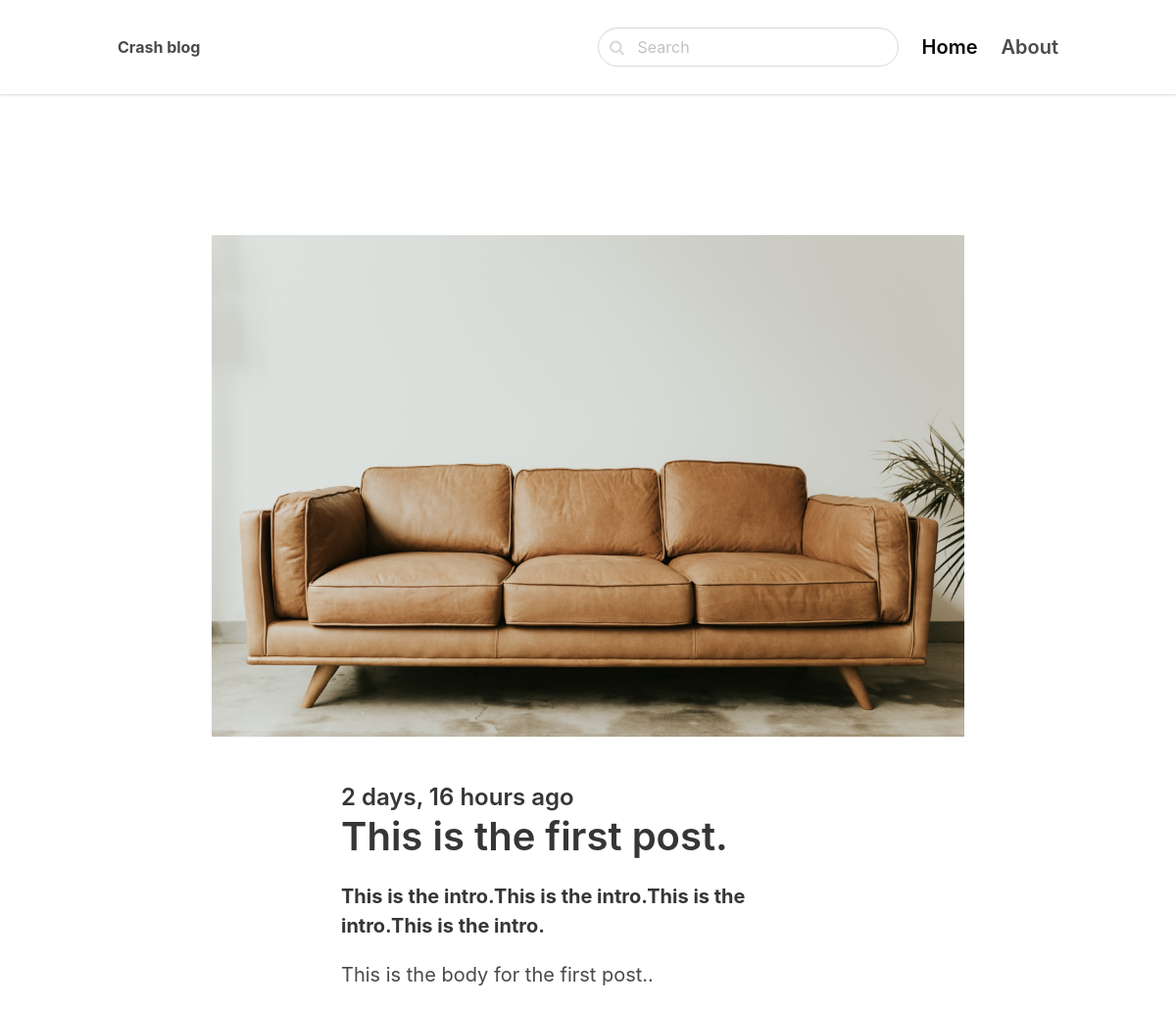
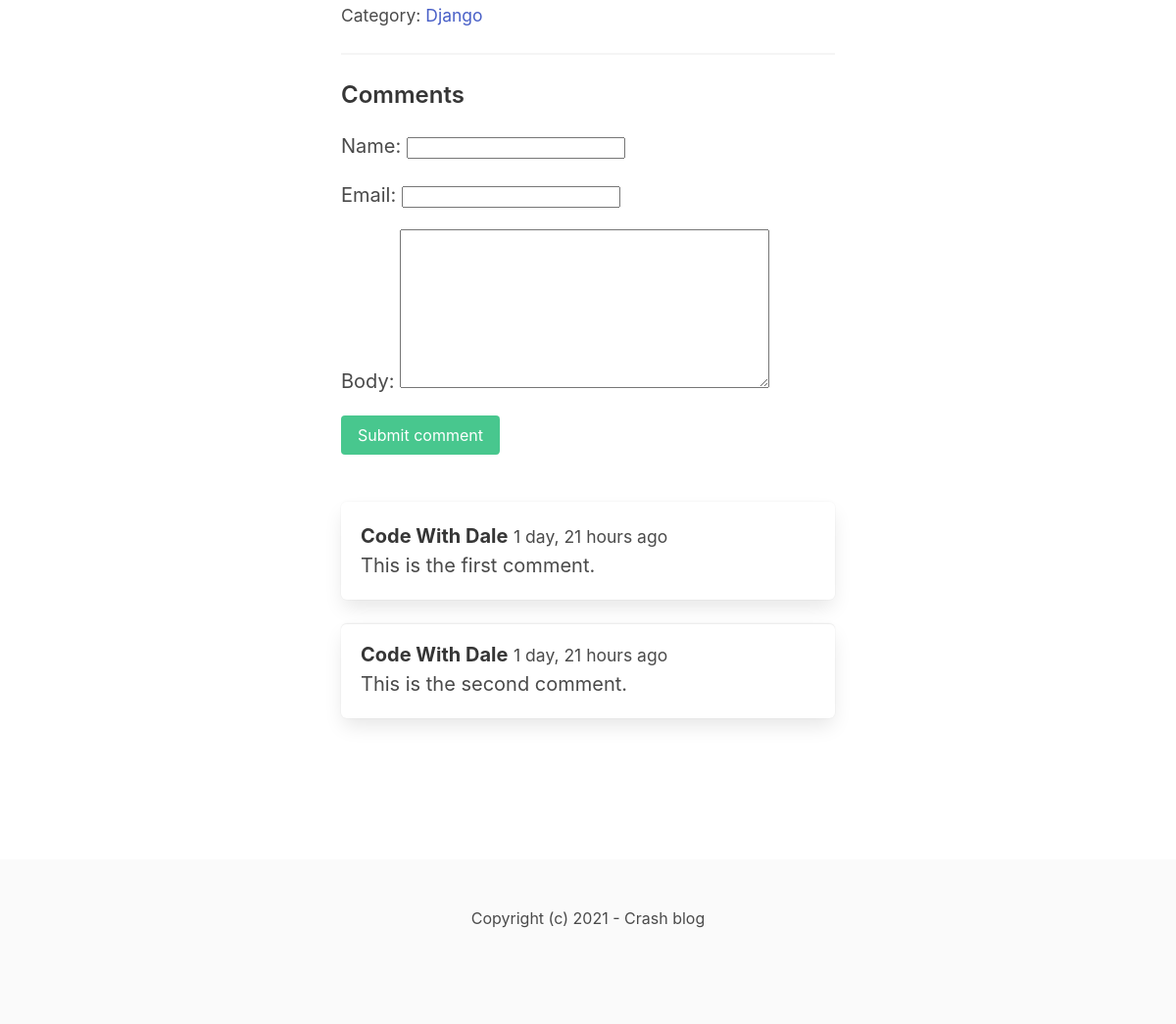
Page /django/this-is-the-first-post/ on the committed database (2 pictures, top to bottom).
### blog/models.py (models this page shows, shortened)
class Post(models.Model):
    ACTIVE = 'active'
    DRAFT = 'draft'
    CHOICES_STATUS = (
        (ACTIVE, 'Active'),
        (DRAFT, 'Draft')
    )
    category = models.ForeignKey(Category, related_name='posts', on_delete=models.CASCADE)
    title = models.CharField(max_length=255)
    slug = models.SlugField()
    intro = models.TextField()
    body = models.TextField()
    created_at = models.DateTimeField(auto_now_add=True)
    status = models.CharField(max_length=10, choices=CHOICES_STATUS, default=ACTIVE)
    image = models.ImageField(upload_to='uploads/', blank=True, null=True)
    class Meta:
        ordering = ('-created_at',)

class Category(models.Model):
    title = models.CharField(max_length=255)
    slug = models.SlugField()
    class Meta:
        ordering = ('title',)
        verbose_name_plural = 'Categories'
    def __str__(self):
        return self.title

class Comment(models.Model):
    post = models.ForeignKey(Post, related_name='comments', on_delete=models.CASCADE)
    name = models.CharField(max_length=255)
    email = models.EmailField()
    body = models.TextField()
    created_at = models.DateTimeField(auto_now_add=True)

### blog/views.py (the view)
# urls.py: path('<slug:category_slug>/<slug:slug>/', views.detail, name='post_detail'),
def detail(request, category_slug, slug):
    post = get_object_or_404(Post, slug=slug, status=Post.ACTIVE)
    if request.method == 'POST':
        form = CommentForm(request.POST)
        if form.is_valid():
           comment = form.save(commit=False)
           comment.post = post
           comment.save()
           return redirect('post_detail', slug=slug)
    else:
        form = CommentForm()
    form = CommentForm()
    return render(request, 'blog/detail.html', {'post': post,'form': form})

### blog/forms.py
class CommentForm(forms.ModelForm):
    class Meta:
        model = Comment
        fields = ('name', 'email', 'body')

### blog/templates/blog/detail.html
{% extends 'core/base.html' %} {% block title %}{{ post.title }} | {% endblock%}
{% block content %}
<section class="hero">
  <div class="hero-body">
    <div class="container">
      <section class="section">
        {% if post.image %}
        <figure class="image mb-6">
          <img src="{{ post.image.url }}" />
        </figure>
        {% endif %}
        <div class="columns">
          <div class="column is-8 is-offset-2">
            <div class="content is-medium">
              <h2 class="subtitle is-4">{{ post.created_at|timesince }} ago</h2>
              <h1 class="title">{{ post.title }}</h1>
              <p><strong>{{ post.intro }}</strong></p>
              <p>{{ post.body }}</p>
              <p>
                <small
                  >Category:
                  <a href="{% url 'category_detail' post.category.slug %}">
                    {{ post.category }}</a
                  ></small
                >
              </p>
              <hr />
              <h2 class="subtitle is-4">Comments</h2>
              <form method="post" class="mb-6">
                {% csrf_token %} {{ form.as_p }}
                <div class="field">
                  <div class="control">
                    <button class="button is-success">Submit comment</button>
                  </div>
                </div>
              </form>
              {% for comment in post.comments.all %}
              <article class="media box">
                <div class="media-content">
                  <strong>{{ comment.name }}</strong>
                  <small>{{ comment.created_at|timesince }} ago</small><br />
                  {{ comment.body }}
                </div>
              </article>
              {% endfor %}
            </div>
          </div>
        </div>
      </section>
    </div>
  </div>
</section>
{% endblock %}

### core/templates/core/base.html (shortened to what this page needs)
<!DOCTYPE html>
<html>
  <head>
    <link
      rel="stylesheet"
      href="https://unpkg.com/bulma@0.9.2/css/bulma.min.css"
    />
    <link
      href="https://stackpath.bootstrapcdn.com/font-awesome/4.7.0/css/font-awesome.min.css"
      rel="stylesheet"
    />
  </head>
  <body>
    <nav class="navbar">
      <div class="container">
        <div class="navbar-brand">
          <a class="navbar-item" href="/">
            <strong>Crash blog</strong>
          </a>
        </div>
        <div id="navbarMenu" class="navbar-menu">
          <div class="navbar-end">
            <div class="navbar-item">
              <form method="get" action="{% url 'search' %}">
                <div class="control has-icons-left">
                  <input
                    class="input is-rounded"
                    name="query"
                    type="text"
                    placeholder="Search"
                  />
                  <span class="icon is-left">
                  </span>
                </div>
              </form>
            </div>
            <a
              href="/"
              class="navbar-item is-active is-size-5 has-text-weight-semibold"
            >
              Home
            </a>
            <a
              href="{% url 'about' %}"
              class="navbar-item is-size-5 has-text-weight-semibold"
            >
              About
            </a>
          </div>
        </div>
      </div>
    </nav>
    <section class="section">
      <div class="container">{% block content %} {% endblock %}</div>
    </section>
    <footer class="footer">
      <div class="content has-text-centered">
        <p>Copyright (c) 2021 - Crash blog</p>
      </div>
    </footer>
  </body>
</html>

### core/templates/core/base.html (style rules this page uses)
nav.navbar { height: 6rem !important; box-shadow: 0 1px 3px 0 rgba(0, 0, 0, 0.1), 0 1px 2px 0 rgba(0, 0, 0, 0.06) !important; }

### rows in the picture
Post: image (picture), created_at "2 days, 16 hours", title "This is the first post.", intro "This is the intro.This is the intro.This is the intro.This is the intro.", body "This is the body for the first post..", category "Django"
Comment: name "Code With Dale", created_at "1 day, 21 hours", body "This is the first comment."
Comment: name "Code With Dale", created_at "1 day, 21 hours", body "This is the second comment."
